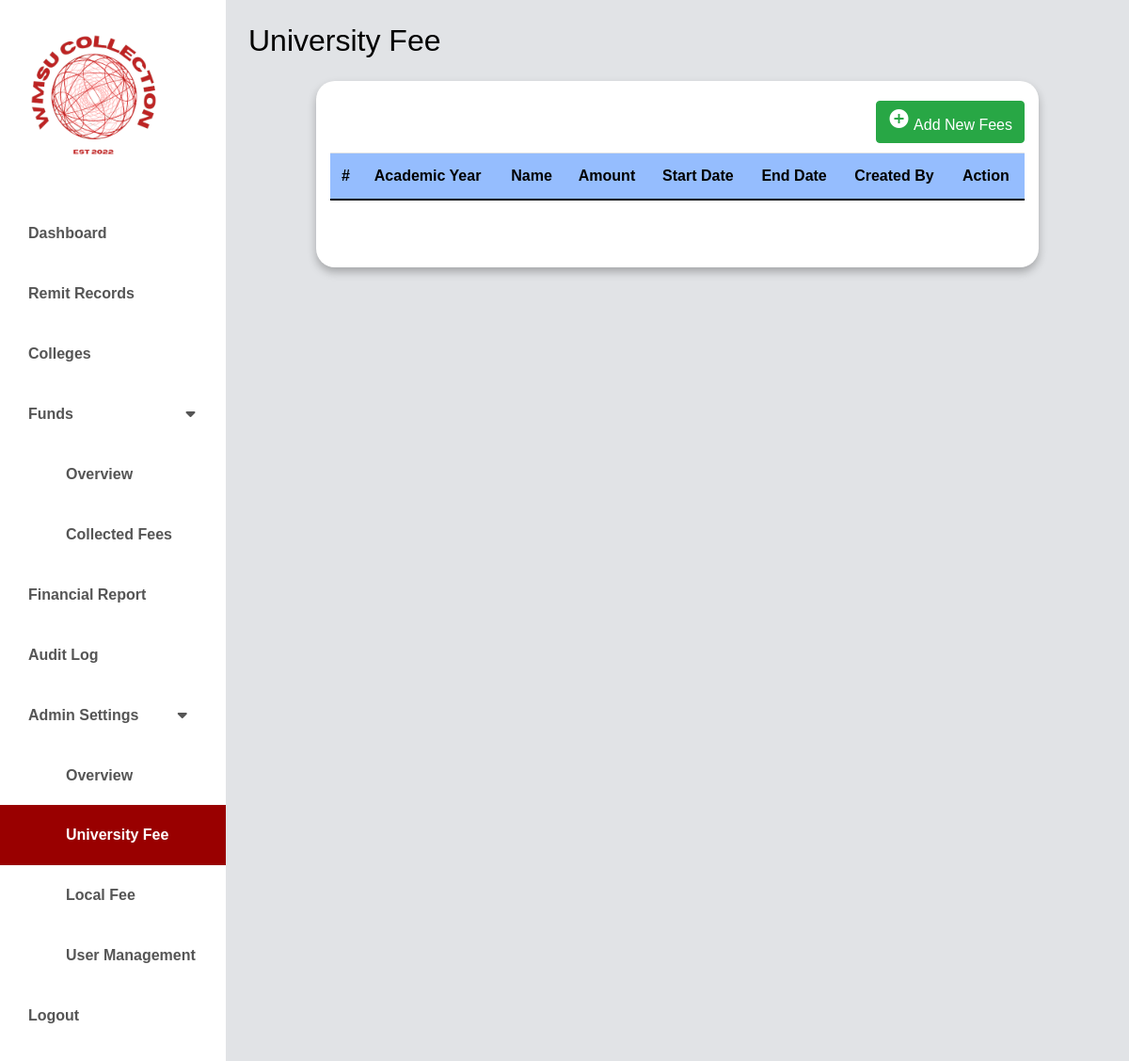
Page /university/university.php (signed in) on the earlier database version.
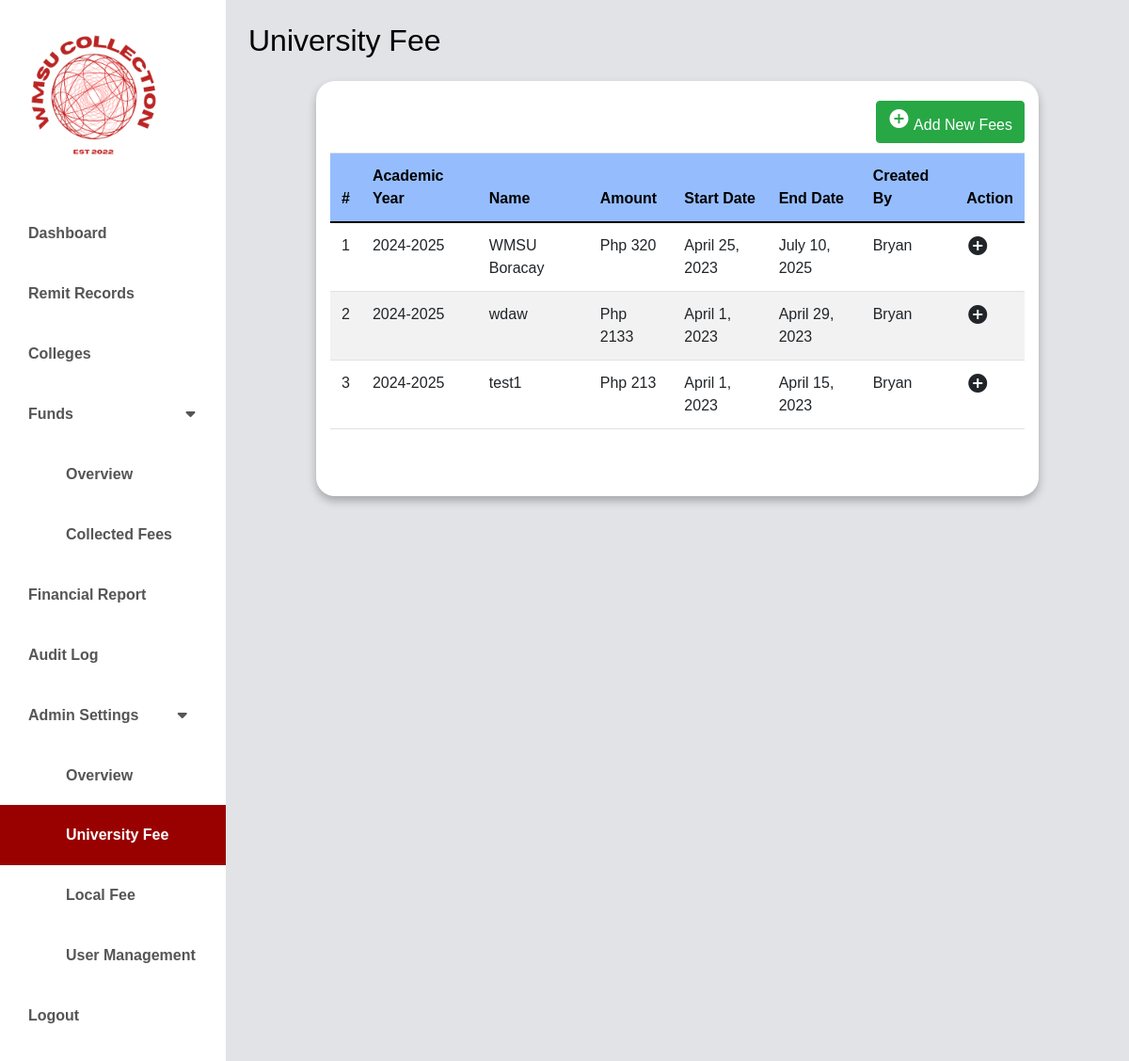
Same page on the later database version.
### tables this page shows
CREATE TABLE `university_fees` (
  `id` int(11) NOT NULL,
  `academic_year_id` int(11) NOT NULL,
  `semester_id` int(11) NOT NULL,
  `fee_type` varchar(20) NOT NULL DEFAULT 'University',
  `fee_name` varchar(100) NOT NULL,
  `fee_amount` int(11) NOT NULL,
  `start_date` date NOT NULL,
  `end_date` date NOT NULL,
  `created_by` varchar(100) DEFAULT NULL,
  `created_at` timestamp NOT NULL DEFAULT current_timestamp(),
  `updated_at` timestamp NOT NULL DEFAULT current_timestamp() ON UPDATE current_timestamp()
);

CREATE TABLE `academic_year` (
  `id` int(11) NOT NULL,
  `academic_name` varchar(50) NOT NULL,
  `academic_start_date` date NOT NULL,
  `academic_end_date` date NOT NULL,
  `is_active` tinyint(1) NOT NULL DEFAULT 1,
  `created_at` timestamp NOT NULL DEFAULT current_timestamp(),
  `updated_at` timestamp NOT NULL DEFAULT current_timestamp() ON UPDATE current_timestamp()
);

### classes/universityfees.class.php (called while the page is built, shortened)
<?php
require_once 'database.class.php';
class UniversityFees {
    public $db;
    function __construct() {
        $this->db = new Database();
    }
    function showAllDetails() {
        $sql = "SELECT ufs.id, ufs.start_date, ufs.fee_amount, ufs.end_date, ufs.created_by, ufs.fee_name, ufs.fee_type, s.semester_name, sy.academic_name
                FROM university_fees ufs
                JOIN semesters s ON ufs.semester_id = s.id
                JOIN academic_year sy ON ufs.academic_year_id = sy.id";
        $stmt = $this->db->connect()->prepare($sql);
        $stmt->execute();
        return $stmt->fetchAll(PDO::FETCH_ASSOC);
    }
}
?>

### classes/database.class.php (called while the page is built)
<?php
class Database {
    private $host = 'localhost';
    private $username = 'root';
    private $password = '';
    private $database = 'wmsu';
    protected $connection;
    public function connect() {
        try {
            $dsn = "mysql:host=$this->host;dbname=$this->database;charset=utf8mb4";
            $options = [
                PDO::ATTR_ERRMODE => PDO::ERRMODE_EXCEPTION,
                PDO::ATTR_DEFAULT_FETCH_MODE => PDO::FETCH_ASSOC,
                PDO::ATTR_EMULATE_PREPARES => false,
            ];
            $this->connection = new PDO($dsn, $this->username, $this->password, $options);
        } catch (PDOException $e) {
            echo "Connection error: " . $e->getMessage();
            die();
        }
        return $this->connection;
    }
}
?>

### university/university.php (the view, shortened to what this page needs)
<?php
require_once '../classes/universityfees.class.php';
?>
<!doctype html>
<html lang="en" class="no-js">
  <html>
    <head>
	<link href="https://cdn.jsdelivr.net/npm/bootstrap@5.0.0-beta3/dist/css/bootstrap.min.css" rel="stylesheet" />
    <link rel="stylesheet" href="https://unicons.iconscout.com/release/v4.0.0/css/line.css" />
    <link rel="stylesheet" href="https://cdnjs.cloudflare.com/ajax/libs/font-awesome/5.15.3/css/all.min.css" />
	<link rel="stylesheet" href="https://stackpath.bootstrapcdn.com/bootstrap/4.5.0/css/bootstrap.min.css">
	<link rel="stylesheet" href="https://maxcdn.bootstrapcdn.com/font-awesome/4.7.0/css/font-awesome.min.css">
    <link rel="stylesheet" href="../css/dashboard.css" />
    <link rel="stylesheet" href="../css/new-univ.css" />
    </head>
      <body>
      <div class="d-flex" id="wrapper">
        <div class="bg-white" id="sidebar-wrapper">
            <img src="../images/logo.jpg" width ="200" alt="CCS COLLECTION FEE">
            <div class="list-group list-group-flush my-3">
                <a href="../admin/dashboard-main.php" class="list-group-item list-group-item-action bg-hover first-text fw-bold ">Dashboard</a>
                <a href="../remit-records/remit-records.php" class="list-group-item list-group-item-action bg-hover first-text fw-bold ">Remit Records</a>
                <a href="../college/college.php" class="list-group-item list-group-item-action bg-hover first-text fw-bold">Colleges</a>
                <button class="list-group-item list-group-item-action bg-hover second-text dropdown-btn fw-bold">Funds</a>
                <i class="fa fa-caret-down" style="margin-left: 115px;"></i>
                </button>
                <div class="dropdown-container">
                    <a href="../funds/overview_funds.php" class="list-group-item list-group-item-action bg-hover first-text fw-bold" style="text-decoration:none; padding-left: 70px;">Overview</a>
                    <a href="../funds/collected-fees.php" class="list-group-item list-group-item-action bg-hover first-text fw-bold " style="text-decoration:none; padding-left: 70px;">Collected Fees</a>
                </div>
                <a href="../financial-report/financial-report.php" class="list-group-item list-group-item-action bg-hover first-text fw-bold">Financial Report</a>
                <a href="../audit-log/audit-log.php" class="list-group-item list-group-item-action bg-hover first-text fw-bold">Audit Log</a>
                <button class="list-group-item list-group-item-action bg-hover second-text dropdown-btn fw-bold">Admin Settings</a>
                <i class="fa fa-caret-down" style="margin-left: 37px;"></i>
                </button>
                <div class="dropdown-container">
                <a href="../admin-settings/overview_settings.php" class="list-group-item list-group-item-action bg-hover first-text fw-bold " style="text-decoration:none; padding-left: 70px;">Overview</a></ul>
                <a href="../university/university.php" class="list-group-item list-group-item-action bg-hover first-text fw-bold active" style="text-decoration:none; padding-left: 70px;">University Fee</a></ul>
                    <a href="../local/localfees.php"class="list-group-item list-group-item-action bg-hover first-text fw-bold"  style="text-decoration:none; padding-left: 70px;">Local Fee</a></ul>
                    <?php
                    if($_SESSION['role'] == 'admin'){?>
                    <a href="../admin-settings/user.php" class="list-group-item list-group-item-action bg-hover first-text fw-bold" style="text-decoration:none; padding-left: 70px;">User Management</a></ul>
                    <?php } ?>
                </div>
                <a href="../public/logout.php" class="list-group-item list-group-item-action bg-hover fw-bold">Logout</a>
</div>
        </div>
	<div id="page-content-wrapper">
    <nav class="navbar navbar-expand-lg navbar-light bg-active py-4 px-4">
        <div class="d-flex align-items-center">
            <h2 class="fs-2 m-0" style="color:#000000; font-weight: 400;">University Fee</h2>
        </div>
    </nav>
    <div class="container">
                <div class="row" style="padding-top:  21px;">
				<div class="col-sm-4" style="border-color: #000000;">
       			 </div>
        <div class="col-sm-4">
          </div>
          <?php
                    if($_SESSION['role'] == 'admin'){?>
					<div class="col-sm-4 " style="display: flex; align-items: center; justify-content: flex-end;">
						<a href="#addCollectorModal" class="btn btn-success" data-toggle="modal"><i class="material-icons">&#xE147;</i> <span>Add New Fees</span></a>
					</div>
          <?php } ?>
				</div>
             <div class =" table-responsive" style="margin-top: 10px;">
                <table class="table">
            <thead style="background-color:#95BDFE ;" class="text-white">
              <tr>
                <th scope="col" style = " color: #000000;" >#</th>
                <th scope="col" style = " color: #000000;" >Academic Year</th>
                <th scope="col" style = " color: #000000;" >Name</th></th>
				        <th scope="col" style = " color: #000000;" >Amount</th></th>
                <th scope="col" style = " color: #000000;" >Start Date</th></th>
                <th scope="col" style = " color: #000000;" >End Date</th></th>
                <th scope="col" style = " color: #000000;" >Created By</th></th>
                <th scope="col" style = " color: #000000;" >Action</th>
              </tr>
            </thead>
            <tbody>
            <?php
$Fee = new UniversityFees();
$FeeData = $Fee->showAllDetails();
$i = 1;
foreach($FeeData as $Fee) {
    ?>
    <tr>
        <td><?php echo $i; ?></td>
        <td><?php echo $Fee['academic_name']; ?></td>
        <td><?php echo $Fee['fee_name']; ?></td>
        <td>Php <?php echo $Fee['fee_amount']; ?></td>
        <td><?php echo date('F j, Y', strtotime($Fee['start_date'])); ?></td>
                <td><?php echo date('F j, Y', strtotime($Fee['end_date'])); ?></td>
        <td><?php echo $Fee['created_by']; ?></td>
        <td>
                <i class="material-icons" title="Edit">&#xe147;</i>
        </td>
    </tr>
    <?php
    $i++;
}
?>
				</tbody>
			</table>
		</div>
	</div>
</div>
</div>
</body>
</html>

### css/dashboard.css (style rules this page uses)
* { font-family: 'Poppins', sans-serif; }
:root { --main-bg-color: #009d63; --main-text-color: #009d63; --second-text-color: #bbbec5; --second-bg-color: #c1efde; }
.second-text { color: var(--second-text-color); }
#wrapper { overflow-x: hidden; background-image: linear-gradient( to right, #e1e3e6, #e1e3e6, #e1e3e6, #e1e3e6, #e1e3e6 ); }
#sidebar-wrapper { min-height: 100vh; margin-left: -15rem; -webkit-transition: margin 0.25s ease-out; -moz-transition: margin 0.25s ease-out; -o-transition: margin 0.25s ease-out; transition: margin 0.25s ease-out; }
#sidebar-wrapper .list-group { width: 15rem; }
#page-content-wrapper { min-width: 100vw; }
.list-group-item { border: none; background-color: #FFF; color: #555; padding: 20px 30px; }
.list-group-item.active { background-color: #990000; color: white; }
@media (min-width: 768px) { #sidebar-wrapper { margin-left: 0; } }
@media (min-width: 768px) { #page-content-wrapper { min-width: 0; width: 100%; } }
body { margin: 0; padding: 0; background-color: var(--second-bg-color); }
table { border-collapse: collapse; width: 100%; }
th, td { text-align: left; padding: 8px; }
th { background-color: #007bff; }
tr:nth-child(even) { background-color: #f2f2f2; }

### css/new-univ.css (style rules this page uses)
.container { background-color: #fff; max-width: 80%; border-radius: 20px; padding-bottom: 20px; box-shadow: 0 5px 10px rgba(0, 0, 0, 0.265); }
.table-responsive { display:flex; margin-bottom: 35px; }
.h2, h2, h3, h3, h4, h4, h5, h5 { font-size: 20px; text-align: center; font-weight: 600; margin-top: 15px; }

Differences in the rows shown:
added university_fees: academic_year.academic_name "2024-2025", fee_name "WMSU Boracay", fee_amount "320", start_date "April 25, 2023", end_date "July 10, 2025", created_by "Bryan"
added university_fees: academic_year.academic_name "2024-2025", fee_name "wdaw", fee_amount "2133", start_date "April 1, 2023", end_date "April 29, 2023", created_by "Bryan"
added university_fees: academic_year.academic_name "2024-2025", fee_name "test1", fee_amount "213", start_date "April 1, 2023", end_date "April 15, 2023", created_by "Bryan"
